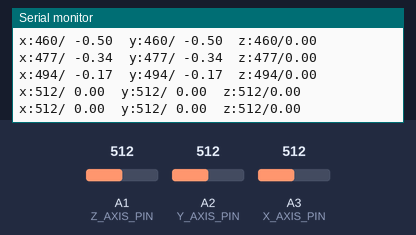
Recording of a sketch running on a simulated Arduino Uno, built with avr-gcc and run on an emulated ATmega328P. Parts: the last lines printed to the serial monitor. The inputs (shaded band) are chosen by the test bench; at power-on: A2 (Y_AXIS_PIN) = 512, A3 (X_AXIS_PIN) = 512, A1 (Z_AXIS_PIN) = 512.

Above: at 1.2 s.
1.3 s: A2 (Y_AXIS_PIN) set to 502
At 1.9 s:
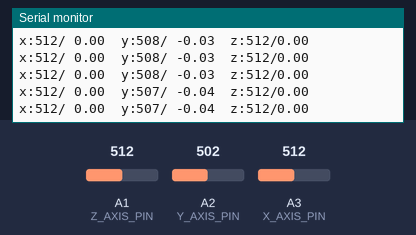
7.3 s: A3 (X_AXIS_PIN) set to 494
At 8.0 s:
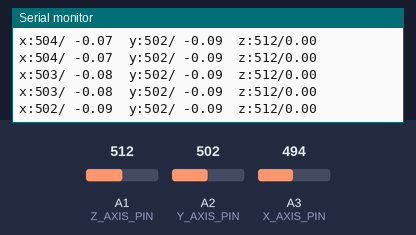
14.8 s: A3 (X_AXIS_PIN) set to 104
At 15.3 s:
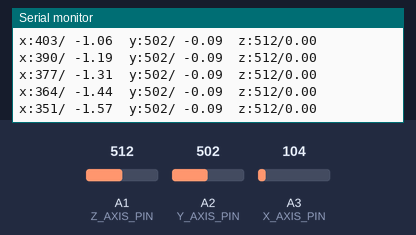
16.3 s: A3 (X_AXIS_PIN) set to 90
At 17.2 s:
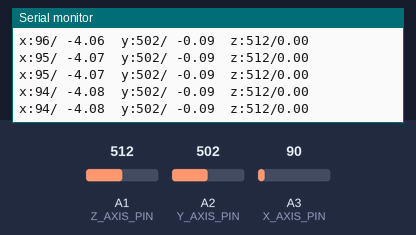
Timing chart, 0 to 18.8 s (numbered marks = the images above; inputs shaded):
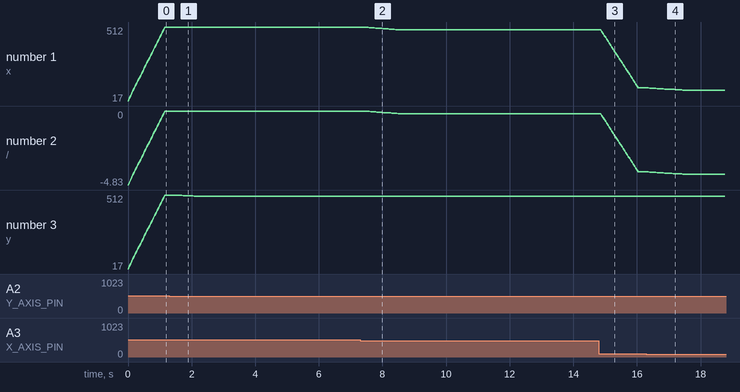

The sketch:

accelerometer_in_Gs.ino
```cpp
const float VOLT_LEVEL = 3.3; //applied voltage input of accel
const float X_VOLT_0G = 1.65; //voltage at 0g for x
const float Y_VOLT_0G = 1.65;
const float Z_VOLT_0G = 1.8;
const float SENS = 0.33; //Sensitivity 330mV/g

 ////////////////////////////////////////////////
 const unsigned int X_AXIS_PIN = A3;
  const unsigned int Y_AXIS_PIN = A2;
  const unsigned int Z_AXIS_PIN = A1;
  const unsigned int NUM_AXES = 3;
 const unsigned int PINS[NUM_AXES] = {
  X_AXIS_PIN, Y_AXIS_PIN, Z_AXIS_PIN
  };
  const unsigned int BUFFER_SIZE = 30;
  const unsigned int BAUD_RATE = 9600;
 int buffer[NUM_AXES][BUFFER_SIZE];
  int buffer_pos[NUM_AXES] = { 0 };

  void setup() {
  Serial.begin(BAUD_RATE);
 }

  int get_axis(const int axis) {
  delay(1);
  buffer[axis][buffer_pos[axis]] = analogRead(PINS[axis]);
buffer_pos[axis] = (buffer_pos[axis] + 1) % BUFFER_SIZE;
  long sum = 0;
  for (unsigned int i = 0; i < BUFFER_SIZE; i++)
  sum += buffer[axis][i];
  return round(sum / BUFFER_SIZE); }

  int get_x() { return get_axis(0); }
  int get_y() { return get_axis(1); }
  int get_z() { return get_axis(2); }
 void loop() {

  int x = get_x();
  int y = get_y();
  int z = get_z();

  float xG = convertToG_xy(x);
  float yG = convertToG_xy(y);
  float zG = convertToG_z(z);

  Serial.print("x:");
  Serial.print(x);
  Serial.print("/ ");
  Serial.print(xG);
  Serial.print("\ty:");
  Serial.print(y);
  Serial.print("/ ");
  Serial.print(yG);
  Serial.print("\tz:");
 Serial.print(z);
 Serial.print("/");
 Serial.println(zG);


  }

float convertToG_xy(int axis)
{

  float xy_volt = (axis * VOLT_LEVEL) / 1023; //voltage output relative to VOLT_LEVEL
  float xy_deltaVolt = xy_volt - X_VOLT_0G; //Diffrence from VOLT_0g
  float  xyG = xy_deltaVolt / SENS;

  return xyG;
}

int convertToG_z(int axis)
{

  float z_volt = (axis * VOLT_LEVEL) / 1023; //voltage output relative to VOLT_LEVEL
  float z_deltaVolt = z_volt - Z_VOLT_0G; //Diffrence from VOLT_0g
  float zG = z_deltaVolt / SENS;

  return zG;
}
```

Measured:
- after the input at 1.3 s, the serial monitor: prints a new line after 0.09 s (image 1)
- after the input at 7.3 s, the serial monitor: prints a new line after 0.09 s (image 2)
- after the input at 14.8 s, the serial monitor: prints a new line after 0.10 s (image 3)
- after the input at 16.3 s, the serial monitor: prints a new line after 0.10 s (image 4)
- plotted number 1: 512 → 494 after the input at 7.3 s, 494 → 104 after the input at 14.8 s, 104 → 90 after the input at 16.3 s
- plotted number 2: 0 → -0.17 after the input at 7.3 s, -0.17 → -3.98 after the input at 14.8 s, -3.98 → -4.12 after the input at 16.3 s
- plotted number 3: 512 → 502 after the input at 1.3 s
